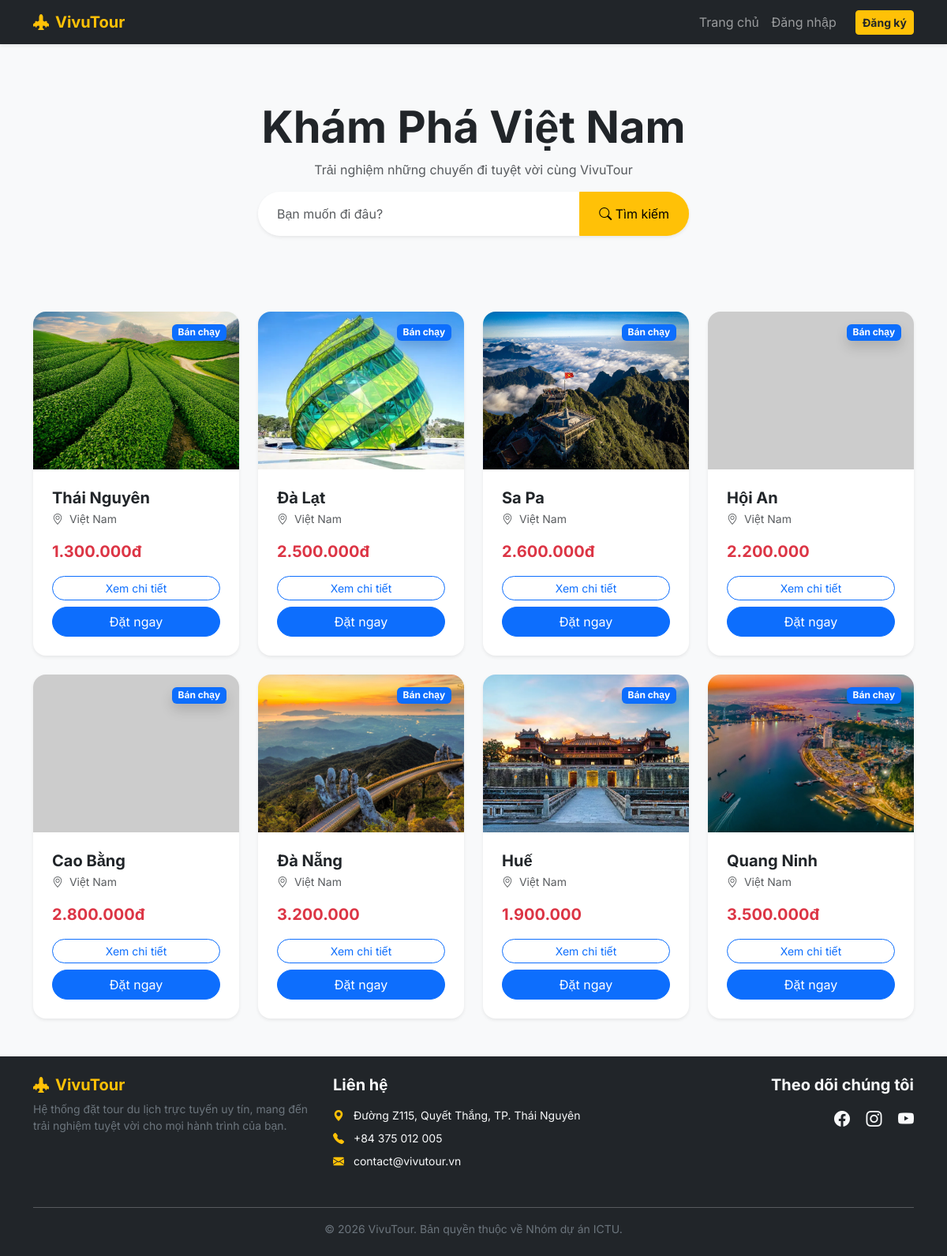
Before: / with the older database file.
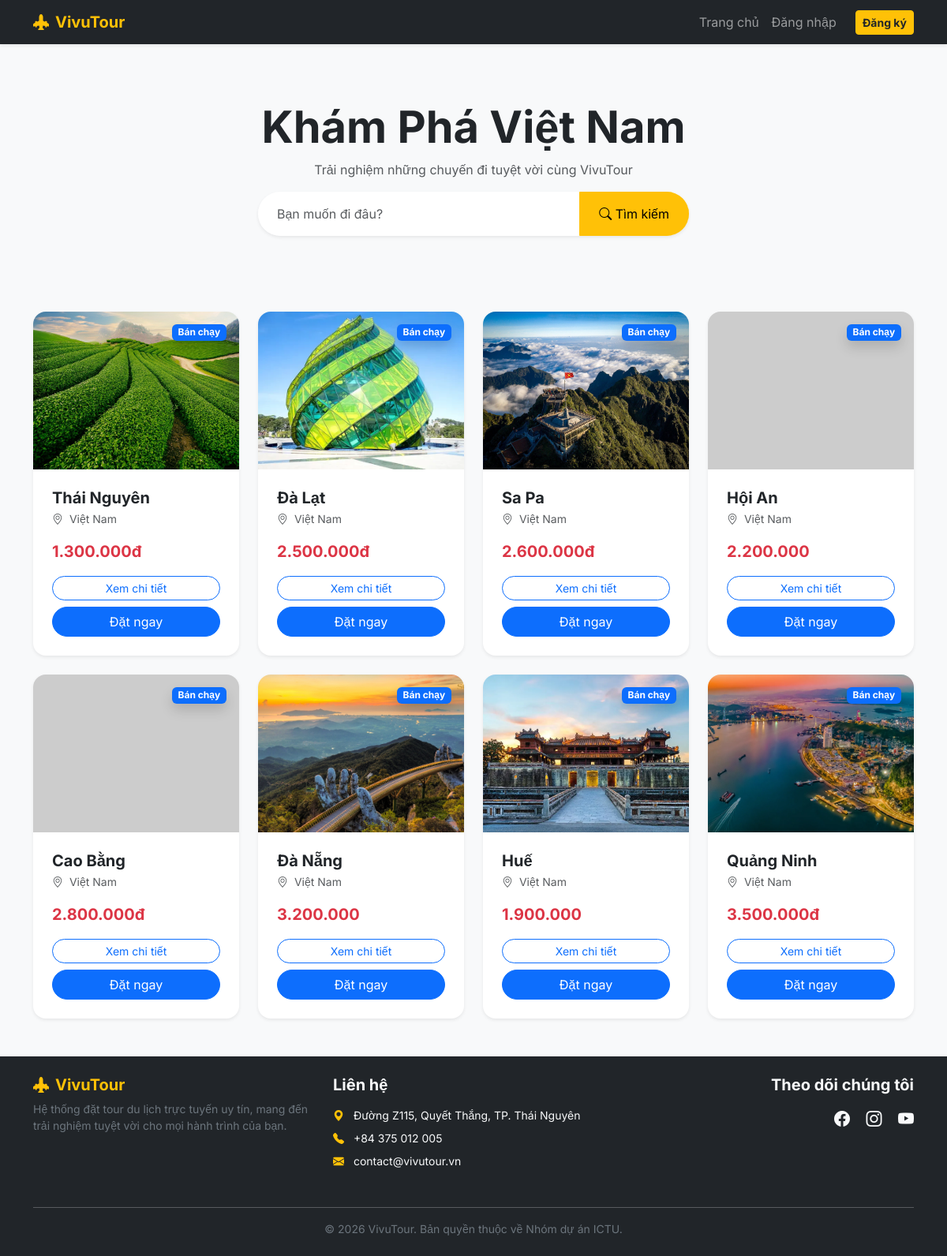
After: the same page with the newer database file.
### app.py (models this page shows)
class Tour(db.Model):
    id = db.Column(db.Integer, primary_key=True)
    name = db.Column(db.String(100), nullable=False)
    price = db.Column(db.String(50), nullable=False)
    image = db.Column(db.String(100), nullable=False)
    description = db.Column(db.Text)  # Cột này sẽ chứa nội dung chi tiết

### app.py (the view)
@app.route('/')
def index():
    search_query = request.args.get('search')
    if search_query:
        all_tours = Tour.query.filter(Tour.name.contains(search_query)).all()
    else:
        all_tours = Tour.query.all()
    return render_template('index.html', tours=all_tours, search_query=search_query)

### templates/index.html (shortened to what this page needs)
{% extends "base.html" %}
{% block content %}
    <div class="text-center py-5">
        <h1 class="display-4 fw-bold text-dark mb-2">Khám Phá Việt Nam</h1>
        <p class="text-muted">Trải nghiệm những chuyến đi tuyệt vời cùng VivuTour</p>
        <div class="row justify-content-center mb-5">
            <div class="col-md-6">
                <form action="{{ url_for('index') }}" method="GET" class="input-group shadow-sm rounded-pill overflow-hidden">
                    <input type="text" name="search" class="form-control border-0 py-3 ps-4"
                           placeholder="Bạn muốn đi đâu?" value="{{ search_query or '' }}">
                    <button class="btn btn-warning px-4" type="submit">
                        <i class="bi bi-search"></i> Tìm kiếm
                    </button>
                </form>
            </div>
        </div>
    </div>
    <div class="row g-4">
        {% for tour in tours %}
        <div class="col-md-6 col-lg-3">
            <div class="card h-100 border-0 shadow-sm rounded-4 overflow-hidden tour-card">
                <div class="position-relative">
                    <img src="{{ url_for('static', filename='images/' + tour.image) }}"
                         class="card-img-top"
                         alt="{{ tour.name }}"
                         style="height:200px; object-fit:cover;"
                         onerror="this.src='https://via.placeholder.com/400x250?text=Du+Lịch'">
                    <span class="position-absolute top-0 end-0 m-3 badge bg-primary shadow">Bán chạy</span>
                </div>
                <div class="card-body d-flex flex-column p-4">
                    <h5 class="card-title fw-bold mb-1">
                        <a href="{{ url_for('tour_detail', tour_id=tour.id) }}" class="text-decoration-none text-dark">
                            {{ tour.name }}
                        </a>
                    </h5>
                    <p class="small text-muted mb-3"><i class="bi bi-geo-alt me-1"></i> Việt Nam</p>
                    <div class="mt-auto">
                        <p class="text-danger fw-bold fs-5 mb-3">{{ tour.price }}</p>
                        <div class="d-grid gap-2">
                            <a href="{{ url_for('tour_detail', tour_id=tour.id) }}" class="btn btn-outline-primary rounded-pill btn-sm">Xem chi tiết</a>
                            <a href="{{ url_for('booking', tour_id=tour.id) }}" class="btn btn-primary rounded-pill">Đặt ngay</a>
                        </div>
                    </div>
                </div>
            </div>
        </div>
        {% endfor %}
    </div>
{% endblock %}

Changed rows visible on the page:
changed Tour: name "Quang Ninh" → "Quảng Ninh"
